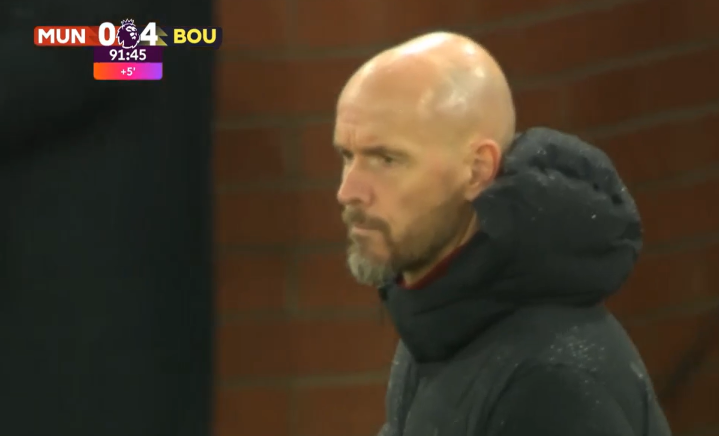
#> input picture RAW.png, 1438 x 871 px (shown at 1/2 size)
$ python crop.py
#> lines starting #> are read from the running program, lines starting #| are printed output that depends on the picture
from PIL import Image

# Load the image
image = Image.open("RAW.png")
#> image is the input picture: PIL image 1438x871 RGBA; mean R, G, B, A 65.8, 53.5, 38.2, 255

# Specify the coordinates of the portion you want to crop
left = 100
top = 100
right = 400
bottom = 400

# Crop the specified portion
cropped_image = image.crop((left, top, right, bottom))
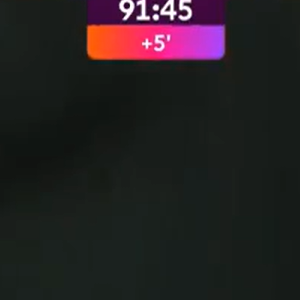
#> cropped_image: PIL image 300x300 RGBA; mean R, G, B, A 37.5, 32, 33.9, 255

# Save or display the cropped image
cropped_image.save("cropped_image.png")
# cropped_image.show()
